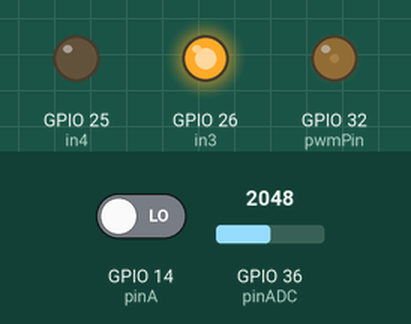
This program was run on a simulated ESP32. Parts: output pins drawn as LEDs (lit = HIGH). The inputs (shaded band) are chosen by the test bench; at power-on: GPIO 14 (pinA) LOW, GPIO 36 (pinADC) = 2048 (analog values on the 0–4095 scale). What the program prints to the serial monitor is not drawn.

Above: at 0.05 s.
At 2.15 s:
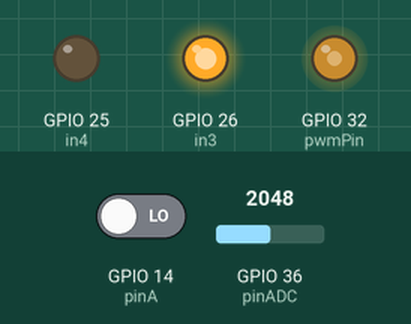
At 4.1 s:
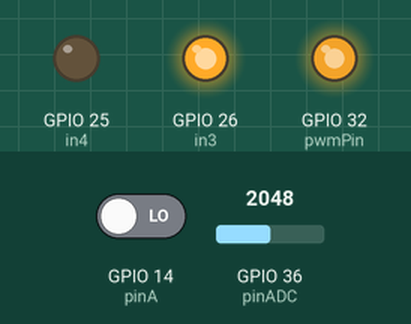
At 8.2 s:
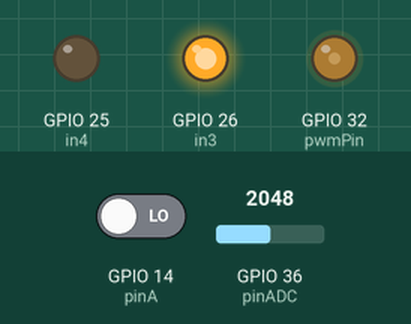
Timing chart, 0 to 12.0 s (numbered marks = the images above):
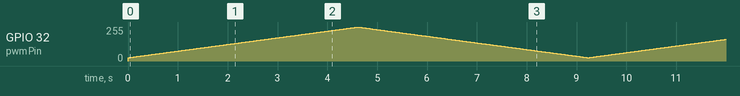

The program:

main.cpp
```cpp
#include <Arduino.h>

const int pinA = 14; // Pin connected to pinA of the encoder
const int pinB = 27; // Pin connected to pinB of the encoder
const int ppr = 1000;
const int pinADC = 36;

const int pwmPin = 32;        // pin del pwm
const int pwmChannel = 0;     // canal del pwm
const int pwmResolution = 10; // resolucion del pwm
const int pwmFrequency = 250; // frecuencia del pwm

const int in4 = 25; // pin del pwm
const int in3 = 26; // pin del pwm

volatile long encoderCount = 0; // Variable to store the encoder count
volatile bool direction = false;
volatile float q = 0;  // angular position
volatile float dq = 0; // diff of angular position

volatile float vel = 0; // velocity

volatile float radians = 0;
volatile float current = 0;

volatile int valorADC = 0;
volatile int ducy = 100;

volatile int increment = 1;
volatile bool timerFlag = false; // bandera para interrupcion del timer

// Parametros del filtro paso altas para derivar
const float dt = 0.005;
const u_int8_t L = 200;
volatile float k1 = 0;
volatile float x = 0;


hw_timer_t *timer = NULL;                             // apuntador del timer
portMUX_TYPE timerMux = portMUX_INITIALIZER_UNLOCKED; // sincroniza main loop y la interrup

void handleEncoder();
void IRAM_ATTR onTimer();

void setup()
{
  timer = timerBegin(0, 80, true);
  timerAttachInterrupt(timer, &onTimer, true);
  timerAlarmWrite(timer, dt*1000000, true); //
  timerAlarmEnable(timer);

  Serial.begin(115200); // Initialize serial communication
  pinMode(pinA, INPUT);
  pinMode(pinB, INPUT);
  pinMode(in3, OUTPUT);
  pinMode(in4, OUTPUT);

  digitalWrite(in4, LOW);
  digitalWrite(in3, HIGH);

  ledcSetup(pwmChannel, pwmFrequency, pwmResolution);
  ledcAttachPin(pwmPin, pwmChannel);
  ledcWrite(pwmChannel, 0); // inicia con DC

  attachInterrupt(digitalPinToInterrupt(pinA), handleEncoder, RISING);
  analogReadResolution(12);
}

void loop()
{
  if (timerFlag) // detecta bandera de interrupcion
  {
    timerFlag = false; // baja la bandera
    // ------------------------------------
    /*VELOCIDAD CON DEFINICION DE DERIVADA*/
    // dq = radians - q;
    // q = radians;
    // vel = dq / dt;

    /*VELOCIDAD CON FILTRO PASO ALTAS*/
    k1 = -L*x + L*radians;
    vel = k1;
    x = k1*dt + x;
    // Incrementa o decrementa el ciclo de trabajo del PWM
    ducy += increment;
    if (ducy >= 1023 || ducy <= 100)
    {
      increment = -increment; // Cambia la dirección al alcanzar los límites
    }
    valorADC = analogRead(pinADC);
    valorADC = (analogRead(pinADC)+valorADC)/2;
    current = (valorADC * 3.3 / 4095) / 2;

    ledcWrite(pwmChannel, ducy); // cambiamos el valor del pwm
    char buffer[100];
    snprintf(buffer, sizeof(buffer), "%d, %f, %f;", ducy, current, vel);
    Serial.println(buffer);
  }
  radians = encoderCount * (2 * 3.141593) / ppr;
}

void handleEncoder()
{
  // Read the state of pinA and pinB
  int stateA = digitalRead(pinA);
  int stateB = digitalRead(pinB);

  // Update the encoder count based on the quadrature encoder logic
  if (stateA == stateB)
  {
    encoderCount++;
    direction = true; // CW
  }
  else
  {
    encoderCount--;
    direction = false; // CCW
  }
}

void IRAM_ATTR onTimer()
{
  portENTER_CRITICAL_ISR(&timerMux); // prioridad critica
  timerFlag = true;                  // levanta bandera de interrupcion
  portEXIT_CRITICAL_ISR(&timerMux);
}
```
